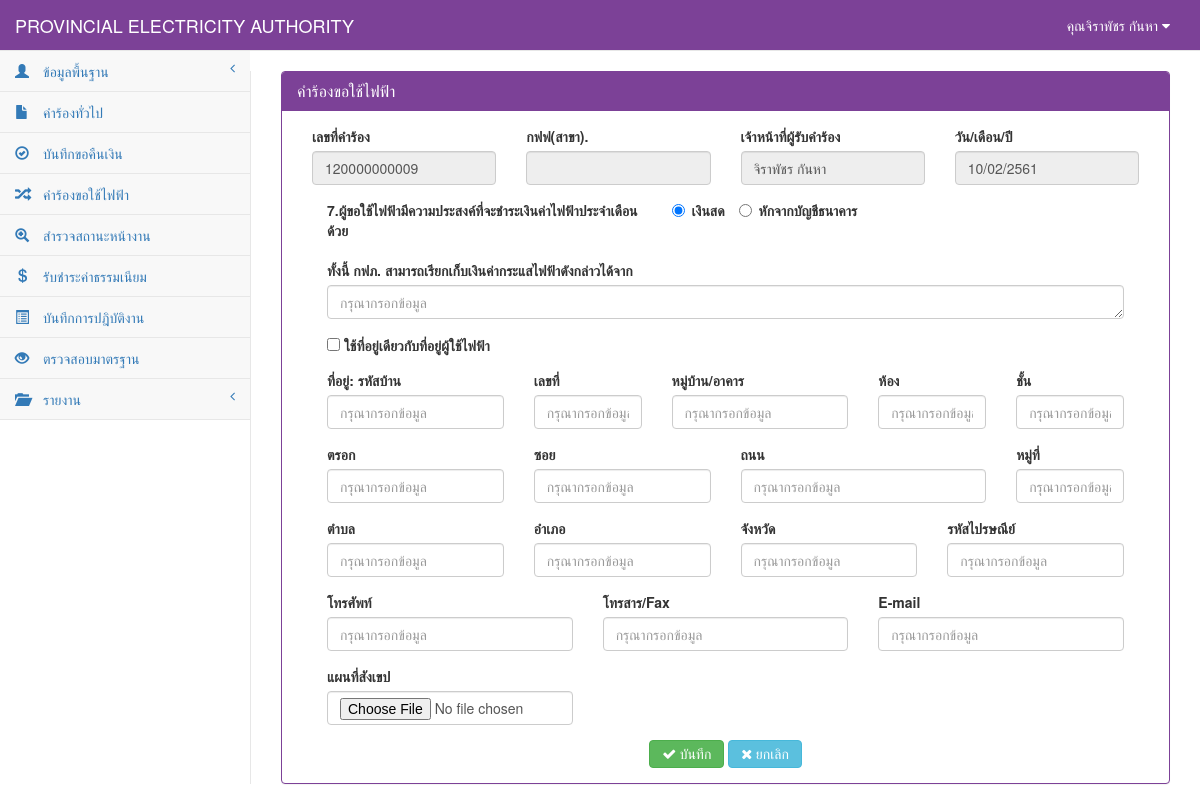
Screenshot of /RequestElectricity_part7.php (signed in) with the database file from the repository.
### tables this page shows
CREATE TABLE `tb_user` (
  `user_id` char(13) NOT NULL,
  `user_code` char(13) NOT NULL,
  `user_first` int(1) NOT NULL,
  `user_name` varchar(50) NOT NULL,
  `user_last` varchar(50) NOT NULL,
  `user_add` text NOT NULL,
  `user_tel` char(10) NOT NULL,
  `user_pos` int(1) NOT NULL,
  `user_pass` varchar(12) NOT NULL,
  PRIMARY KEY  (`user_id`)
);

### connect_db.php (called while the page is built, shortened)
<?php
$dbname="pea";
?>

### RequestElectricity_part7.php (the view, shortened to what this page needs)
<?php
include "connect_db.php";
?>
<!DOCTYPE html>
<html>
<head>
    <link href="vendor/bootstrap/css/bootstrap.css" rel="stylesheet">
    <link href="vendor/metisMenu/metisMenu.css" rel="stylesheet">
    <link href="dist/css/sb-admin-2.css" rel="stylesheet">
    <link href="vendor/font-awesome/css/font-awesome.css" rel="stylesheet" type="text/css">
</head>
<body>
<?php include "header.php";?>
<?php
    include"sidebar.php";
?>
    <div id="page-wrapper">
        <div class="panel panel-primary">
                <div class="panel-heading">
                    <h2 class="panel-title">คำร้องขอใช้ไฟฟ้า</h2>
                </div>
            <div class="panel-body">
            <form method="post" action="RequestElectricity_save.php" enctype="multipart/form-data">
                <?php
                    $new_id =mysql_result(mysql_query("Select Max(substr(re_id,-4))+1 as MaxID from tb_electricity"),0,"MaxID" );
                    if($new_id==''){
                        $re_id="120000000001";
                    }else{
                        $re_id="12".sprintf("%010d",$new_id);
                    }
                ?>
				<div class="col-sm-12">
                    <div class="row">
                        <div class="col-sm-3 form-group">
                            <label>เลขที่คำร้อง</label>
                        <input class="form-control" autocomplete=off  name="re_id" type="text" id="re_id" value="<?=$re_id?>" size="30" readonly/>
                        </div>
                        <div class="col-sm-3 form-group">
                            <label>กฟฟ(สาขา).</label>
                           <input  type="text" class="form-control "  value="<?=$_SESSION['rg_branch']?>" readonly>
                        </div>
                        <div class="col-sm-3 form-group">
                            <label>เจ้าหน้าที่ผู้รับคำร้อง</label>
                            <input class="form-control" placeholder="กรุณากรอกข้อมูล" name="user_id" type="text" id="user_id" value="<?=$user[user_name]?> <?=$user[user_last]?>" readonly/>
                        </div>
                        <div class="col-sm-3 form-group">
                            <label>วัน/เดือน/ปี</label>
                            <input class="form-control" placeholder="กรุณากรอกข้อมูล" name="re_date" type="text" id="re_date" value="<?=date("d/m/").(date("Y")+543)?>"  readonly/>
                        </div>
                    </div>
                                <div class="col-sm-12">
                    <div class="row">
                        <div class="col-sm-5 form-group">
                            <label>7.ผู้ขอใช้ไฟฟ้ามีความประสงค์ที่จะชำระเงินค่าไฟฟ้าประจำเดือนด้วย</label>
                        </div>
                        <div class="form-group col-sm-4">
                            <div class="radio-inline">
                                <label><input name="re_keep_type" size="30" type="radio" value="0" id="re_keep_type" required>เงินสด</label>
                            </div>
                            <div class="radio-inline">
                                <label><input name="re_keep_type" size="30" type="radio" value="1" id="re_keep_type2">หักจากบัญชีธนาคาร</label>
                            </div>
                        </div>
                    </div>
                    <div class="row">
                        <div class="form-group col-sm-12">
                            <label>ทั้งนี้ กฟภ. สามารถเรียกเก็บเงินค่ากระแสไฟฟ้าดังกล่าวได้จาก</label>
                            <textarea class="form-control"  rows="1" id="re_place_name" placeholder="กรุณากรอกข้อมูล" name="re_keep_name" required></textarea>
                        </div>
                        <div class="form-group col-sm-12">
                            <input type="checkbox" id="checkbox-place"><b> ใช้ที่อยู่เดียวกับที่อยู่ผู้ใช้ไฟฟ้า</b>
                        </div>
                    </div>
                    <div class="row">
                        <div class="form-group col-sm-3">
                            <b>ที่อยู่:</b> <label>รหัสบ้าน</label>
                            <input class="form-control" placeholder="กรุณากรอกข้อมูล" name="re_keep_homeid" type="text" id="re_keep_homeid"  required/>
                        </div>
                        <div class="form-group col-sm-2">
                            <label>เลขที่</label>
                            <input class="form-control" placeholder="กรุณากรอกข้อมูล" name="re_keep_number" type="text" id="re_keep_number" required/>
                        </div>
                        <div class="form-group col-sm-3">
                            <label>หมู่บ้าน/อาคาร</label>
                            <input class="form-control" placeholder="กรุณากรอกข้อมูล" name="re_keep_village" type="text" id="re_keep_village"  required/>
                        </div>
                        <div class="form-group col-sm-2">
                            <label>ห้อง</label>
                            <input class="form-control" placeholder="กรุณากรอกข้อมูล" name="re_keep_room" type="text" id="re_keep_room"  required/>
                        </div>
                        <div class="form-group col-sm-2">
                            <label>ชั้น</label>
                            <input class="form-control" placeholder="กรุณากรอกข้อมูล" name="re_keep_floor" type="text" id="re_keep_floor"  required/>
                        </div>
                    </div>
                    <div class="row">
                        <div class="form-group col-sm-3">
                            <label>ตรอก</label>
                            <input class="form-control" placeholder="กรุณากรอกข้อมูล" name="re_keep_alley" type="text" id="re_keep_alley" required/>
                        </div>
                        <div class="form-group col-sm-3">
                            <label>ซอย</label>
                            <input class="form-control" placeholder="กรุณากรอกข้อมูล" name="re_keep_alleyway" type="text" id="re_keep_alleyway"  required/>
                        </div>
                        <div class="form-group col-sm-4">
                            <label>ถนน</label>
                            <input class="form-control" placeholder="กรุณากรอกข้อมูล" name="re_keep_road" type="text" id="re_keep_road"  required/>
                        </div>
                        <div class="form-group col-sm-2">
                            <label>หมู่ที่</label>
                            <input class="form-control" placeholder="กรุณากรอกข้อมูล" name="re_keep_villno" type="text" id="re_keep_vilno" required/>
                        </div>
                    </div>
                    <div class="row">
                        <div class="form-group col-sm-3">
                            <label>ตำบล</label>
                            <input class="form-control" placeholder="กรุณากรอกข้อมูล" name="re_keep_district" type="text" id="re_keep_district"  required/>
                        </div>
                        <div class="form-group col-sm-3">
                            <label>อำเภอ</label>
                            <input class="form-control" placeholder="กรุณากรอกข้อมูล" name="re_keep_canton" type="text" id="re_keep_canton"  required/>
                        </div>
                        <div class="form-group col-sm-3">
                            <label>จังหวัด</label>
                            <input class="form-control" placeholder="กรุณากรอกข้อมูล" name="re_keep_province" type="text" id="re_keep_province"  required/>
                        </div>
                        <div class="form-group col-sm-3">
                            <label>รหัสไปรษณีย์</label>
                            <input class="form-control" placeholder="กรุณากรอกข้อมูล" name="re_keep_post" type="text" id="re_keep_post" required/>
                        </div>
                    </div>
                    <div class="row">
                        <div class="form-group col-sm-4">
                            <label>โทรศัพท์</label>
                            <input class="form-control" placeholder="กรุณากรอกข้อมูล" name="re_keep_tel" type="text" id="re_keep_tel" onkeyup="IsNumeric(this.value,this)" maxlength="10" required/>
                        </div>
                        <div class="form-group col-sm-4">
                            <label>โทรสาร/Fax</label>
                            <input class="form-control" placeholder="กรุณากรอกข้อมูล" name="re_keep_fax" type="text" id="re_keep_fax"  onkeyup="IsNumeric(this.value,this)" maxlength="10" required/>
                        </div>
                        <div class="form-group col-sm-4">
                            <label>E-mail</label>
                            <input class="form-control" placeholder="กรุณากรอกข้อมูล" name="re_keep_email" type="text" id="re_keep_email"  required/>
                        </div>
                    </div>
                    <div class="row">
                        <div class="form-group col-sm-4">
                            <label>แผนที่สังเขป</label>
                            <input class="form-control"  name="file" type="file" required/>
                        </div>
                    </div>
                    <center>
                        <button class="btn  btn-success" name="Submit" type="submit"><i class="fa fa-check"> บันทึก</i></button>
                        <a class="btn btn-info" onclick="location.href='RequestElectricity.php'"><i class="fa fa-times"> ยกเลิก</i></a>
                    </center>
                </div>
                </div>
            </form>
        </div>
            </div>
        </div>
</body>
</html>

### header.php (shortened to what this page needs)
<?php
$sqluser="select *from tb_user where user_id='".$_SESSION[loginid]."'";
$reuser=mysql_db_query($dbname,$sqluser);
$user=mysql_fetch_array($reuser);
?>
<nav style="background-color:#7c4197;" class="navbar navbar-default navbar-static-top" role="navigation" style="margin-bottom: 0" >
            <div class="navbar-header" >
                <a class="navbar-brand" style="color: White" href="index.php">PROVINCIAL ELECTRICITY AUTHORITY</a>
            </div>
            <ul class="nav navbar-top-links navbar-right" >
                 <li class="dropdown">
                     <a style="color: White" class="dropdown-toggle" data-toggle="dropdown" href="#">
                        คุณ<?=$user[user_name]?> <?=$user[user_last]?>
                        <i class="fa fa-caret-down"></i>
                    </a>
                </li>
            </ul>

### rows the page displays
tb_user: user_name "จิราพัชร", user_last "กันหา", user_id "จิราพัชร กันหา"
